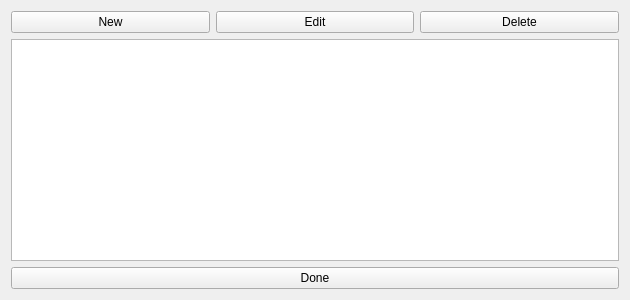
<?xml version="1.0" encoding="UTF-8"?>
<ui version="4.0">
 <class>ProfileManager4</class>
 <widget class="QWidget" name="ProfileManager4">
  <property name="geometry">
   <rect>
    <x>0</x>
    <y>0</y>
    <width>630</width>
    <height>300</height>
   </rect>
  </property>
  <property name="minimumSize">
   <size>
    <width>630</width>
    <height>300</height>
   </size>
  </property>
  <property name="windowTitle">
   <string>Profile Manager Gen 4</string>
  </property>
  <layout class="QGridLayout" name="gridLayout">
   <item row="0" column="0">
    <widget class="QPushButton" name="pushButtonNew">
     <property name="text">
      <string>New</string>
     </property>
    </widget>
   </item>
   <item row="0" column="1">
    <widget class="QPushButton" name="pushButtonEdit">
     <property name="text">
      <string>Edit</string>
     </property>
    </widget>
   </item>
   <item row="0" column="2">
    <widget class="QPushButton" name="pushButtonDelete">
     <property name="text">
      <string>Delete</string>
     </property>
    </widget>
   </item>
   <item row="1" column="0" colspan="3">
    <widget class="TableView" name="tableView">
     <attribute name="verticalHeaderVisible">
      <bool>false</bool>
     </attribute>
    </widget>
   </item>
   <item row="2" column="0" colspan="3">
    <widget class="QPushButton" name="pushButtonOk">
     <property name="text">
      <string>Done</string>
     </property>
    </widget>
   </item>
  </layout>
 </widget>
 <customwidgets>
  <customwidget>
   <class>TableView</class>
   <extends>QTableView</extends>
   <header>Forms/Controls/TableView.hpp</header>
  </customwidget>
 </customwidgets>
 <resources/>
 <connections>
  <connection>
   <sender>pushButtonOk</sender>
   <signal>clicked()</signal>
   <receiver>ProfileManager4</receiver>
   <slot>close()</slot>
   <hints>
    <hint type="sourcelabel">
     <x>221</x>
     <y>274</y>
    </hint>
    <hint type="destinationlabel">
     <x>314</x>
     <y>296</y>
    </hint>
   </hints>
  </connection>
 </connections>
</ui>
